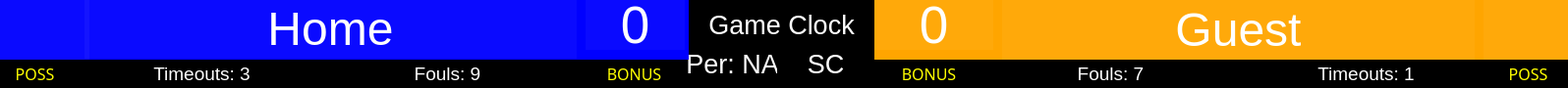
<?xml version="1.0" encoding="UTF-8"?>
<ui version="4.0">
 <class>ScoreBug</class>
 <widget class="QMainWindow" name="ScoreBug">
  <property name="geometry">
   <rect>
    <x>0</x>
    <y>0</y>
    <width>1596</width>
    <height>90</height>
   </rect>
  </property>
  <property name="minimumSize">
   <size>
    <width>1596</width>
    <height>90</height>
   </size>
  </property>
  <property name="maximumSize">
   <size>
    <width>1596</width>
    <height>90</height>
   </size>
  </property>
  <property name="windowTitle">
   <string>MainWindow</string>
  </property>
  <property name="styleSheet">
   <string notr="true">background-color: black;</string>
  </property>
  <widget class="QWidget" name="centralwidget">
   <widget class="QLabel" name="homeName">
    <property name="geometry">
     <rect>
      <x>86</x>
      <y>-1</y>
      <width>501</width>
      <height>61</height>
     </rect>
    </property>
    <property name="font">
     <font>
      <pointsize>36</pointsize>
     </font>
    </property>
    <property name="autoFillBackground">
     <bool>false</bool>
    </property>
    <property name="styleSheet">
     <string>color: white; background-color: rgba(255, 255, 255, 10);</string>
    </property>
    <property name="text">
     <string>Home</string>
    </property>
    <property name="alignment">
     <set>Qt::AlignCenter</set>
    </property>
   </widget>
   <widget class="QLabel" name="mainClock">
    <property name="geometry">
     <rect>
      <x>710</x>
      <y>10</y>
      <width>171</width>
      <height>31</height>
     </rect>
    </property>
    <property name="font">
     <font>
      <pointsize>20</pointsize>
     </font>
    </property>
    <property name="styleSheet">
     <string notr="true">color: white;</string>
    </property>
    <property name="text">
     <string>Game Clock</string>
    </property>
    <property name="textFormat">
     <enum>Qt::PlainText</enum>
    </property>
    <property name="alignment">
     <set>Qt::AlignCenter</set>
    </property>
   </widget>
   <widget class="QLabel" name="guestName">
    <property name="geometry">
     <rect>
      <x>1020</x>
      <y>0</y>
      <width>481</width>
      <height>61</height>
     </rect>
    </property>
    <property name="font">
     <font>
      <pointsize>36</pointsize>
     </font>
    </property>
    <property name="styleSheet">
     <string notr="true">color: white; background-color: rgba(255, 255, 255, 10);</string>
    </property>
    <property name="text">
     <string>Guest</string>
    </property>
    <property name="alignment">
     <set>Qt::AlignCenter</set>
    </property>
   </widget>
   <widget class="QLabel" name="shotClock">
    <property name="geometry">
     <rect>
      <x>800</x>
      <y>50</y>
      <width>81</width>
      <height>31</height>
     </rect>
    </property>
    <property name="font">
     <font>
      <pointsize>20</pointsize>
     </font>
    </property>
    <property name="styleSheet">
     <string notr="true">color: white;</string>
    </property>
    <property name="text">
     <string>SC</string>
    </property>
    <property name="alignment">
     <set>Qt::AlignCenter</set>
    </property>
   </widget>
   <widget class="QLabel" name="period">
    <property name="geometry">
     <rect>
      <x>700</x>
      <y>50</y>
      <width>91</width>
      <height>31</height>
     </rect>
    </property>
    <property name="font">
     <font>
      <pointsize>20</pointsize>
     </font>
    </property>
    <property name="styleSheet">
     <string>color: white;</string>
    </property>
    <property name="text">
     <string>Per: NA</string>
    </property>
    <property name="alignment">
     <set>Qt::AlignCenter</set>
    </property>
   </widget>
   <widget class="QLabel" name="homeScore">
    <property name="geometry">
     <rect>
      <x>596</x>
      <y>0</y>
      <width>101</width>
      <height>51</height>
     </rect>
    </property>
    <property name="font">
     <font>
      <pointsize>40</pointsize>
     </font>
    </property>
    <property name="autoFillBackground">
     <bool>false</bool>
    </property>
    <property name="styleSheet">
     <string notr="true">color: white; background-color: rgba(255, 255, 255, 10);</string>
    </property>
    <property name="text">
     <string>0</string>
    </property>
    <property name="alignment">
     <set>Qt::AlignCenter</set>
    </property>
   </widget>
   <widget class="QLabel" name="guestScore">
    <property name="geometry">
     <rect>
      <x>890</x>
      <y>0</y>
      <width>121</width>
      <height>51</height>
     </rect>
    </property>
    <property name="font">
     <font>
      <pointsize>40</pointsize>
     </font>
    </property>
    <property name="styleSheet">
     <string notr="true">color: white; background-color: rgba(255, 255, 255, 10);</string>
    </property>
    <property name="text">
     <string>0</string>
    </property>
    <property name="alignment">
     <set>Qt::AlignCenter</set>
    </property>
   </widget>
   <widget class="QLabel" name="guestColor">
    <property name="geometry">
     <rect>
      <x>890</x>
      <y>0</y>
      <width>711</width>
      <height>61</height>
     </rect>
    </property>
    <property name="styleSheet">
     <string notr="true">background-color: orange;</string>
    </property>
    <property name="text">
     <string/>
    </property>
   </widget>
   <widget class="QLabel" name="homeColor">
    <property name="geometry">
     <rect>
      <x>0</x>
      <y>0</y>
      <width>701</width>
      <height>61</height>
     </rect>
    </property>
    <property name="styleSheet">
     <string notr="true">color: white; background-color:blue;</string>
    </property>
    <property name="text">
     <string/>
    </property>
   </widget>
   <widget class="QLabel" name="homeTOL">
    <property name="geometry">
     <rect>
      <x>80</x>
      <y>60</y>
      <width>251</width>
      <height>31</height>
     </rect>
    </property>
    <property name="font">
     <font>
      <pointsize>14</pointsize>
     </font>
    </property>
    <property name="styleSheet">
     <string notr="true">color: white; background-color: black</string>
    </property>
    <property name="text">
     <string>Timeouts: 3</string>
    </property>
    <property name="alignment">
     <set>Qt::AlignCenter</set>
    </property>
   </widget>
   <widget class="QLabel" name="homeFouls">
    <property name="geometry">
     <rect>
      <x>320</x>
      <y>60</y>
      <width>271</width>
      <height>31</height>
     </rect>
    </property>
    <property name="font">
     <font>
      <pointsize>14</pointsize>
     </font>
    </property>
    <property name="styleSheet">
     <string notr="true">color: white; background-color: black</string>
    </property>
    <property name="text">
     <string>Fouls: 9</string>
    </property>
    <property name="alignment">
     <set>Qt::AlignCenter</set>
    </property>
   </widget>
   <widget class="QLabel" name="guestFouls">
    <property name="geometry">
     <rect>
      <x>990</x>
      <y>60</y>
      <width>281</width>
      <height>31</height>
     </rect>
    </property>
    <property name="font">
     <font>
      <pointsize>14</pointsize>
     </font>
    </property>
    <property name="styleSheet">
     <string notr="true">color: white; background-color: black</string>
    </property>
    <property name="text">
     <string>Fouls: 7</string>
    </property>
    <property name="alignment">
     <set>Qt::AlignCenter</set>
    </property>
   </widget>
   <widget class="QLabel" name="guestTOL">
    <property name="geometry">
     <rect>
      <x>1260</x>
      <y>60</y>
      <width>261</width>
      <height>31</height>
     </rect>
    </property>
    <property name="font">
     <font>
      <pointsize>14</pointsize>
     </font>
    </property>
    <property name="styleSheet">
     <string notr="true">color: white; background-color: black</string>
    </property>
    <property name="text">
     <string>Timeouts: 1</string>
    </property>
    <property name="alignment">
     <set>Qt::AlignCenter</set>
    </property>
   </widget>
   <widget class="QLabel" name="guestLogo">
    <property name="geometry">
     <rect>
      <x>1510</x>
      <y>0</y>
      <width>91</width>
      <height>61</height>
     </rect>
    </property>
    <property name="styleSheet">
     <string notr="true">background-color: rgba(255, 255, 255, 10);</string>
    </property>
    <property name="text">
     <string/>
    </property>
    <property name="textFormat">
     <enum>Qt::AutoText</enum>
    </property>
    <property name="scaledContents">
     <bool>true</bool>
    </property>
    <property name="alignment">
     <set>Qt::AlignCenter</set>
    </property>
   </widget>
   <widget class="QLabel" name="homeLogo">
    <property name="geometry">
     <rect>
      <x>0</x>
      <y>0</y>
      <width>91</width>
      <height>61</height>
     </rect>
    </property>
    <property name="styleSheet">
     <string notr="true">background-color: rgba(255, 255, 255, 10);</string>
    </property>
    <property name="text">
     <string/>
    </property>
    <property name="textFormat">
     <enum>Qt::AutoText</enum>
    </property>
    <property name="scaledContents">
     <bool>true</bool>
    </property>
    <property name="alignment">
     <set>Qt::AlignCenter</set>
    </property>
   </widget>
   <widget class="QLabel" name="homeBonus">
    <property name="geometry">
     <rect>
      <x>590</x>
      <y>60</y>
      <width>111</width>
      <height>31</height>
     </rect>
    </property>
    <property name="font">
     <font>
      <family>Segoe UI Semibold</family>
      <pointsize>12</pointsize>
     </font>
    </property>
    <property name="styleSheet">
     <string notr="true">color: yellow; background-color: black</string>
    </property>
    <property name="text">
     <string>BONUS</string>
    </property>
    <property name="alignment">
     <set>Qt::AlignCenter</set>
    </property>
   </widget>
   <widget class="QLabel" name="guestBonus">
    <property name="geometry">
     <rect>
      <x>890</x>
      <y>60</y>
      <width>111</width>
      <height>31</height>
     </rect>
    </property>
    <property name="font">
     <font>
      <family>Segoe UI Semibold</family>
      <pointsize>12</pointsize>
     </font>
    </property>
    <property name="styleSheet">
     <string notr="true">color: yellow; background-color: black</string>
    </property>
    <property name="text">
     <string>BONUS</string>
    </property>
    <property name="alignment">
     <set>Qt::AlignCenter</set>
    </property>
   </widget>
   <widget class="QLabel" name="homePoss">
    <property name="geometry">
     <rect>
      <x>-20</x>
      <y>60</y>
      <width>111</width>
      <height>31</height>
     </rect>
    </property>
    <property name="font">
     <font>
      <family>Segoe UI Semibold</family>
      <pointsize>12</pointsize>
     </font>
    </property>
    <property name="styleSheet">
     <string notr="true">color: yellow; background-color: black</string>
    </property>
    <property name="text">
     <string>POSS</string>
    </property>
    <property name="alignment">
     <set>Qt::AlignCenter</set>
    </property>
   </widget>
   <widget class="QLabel" name="guestPoss">
    <property name="geometry">
     <rect>
      <x>1500</x>
      <y>60</y>
      <width>111</width>
      <height>31</height>
     </rect>
    </property>
    <property name="font">
     <font>
      <family>Segoe UI Semibold</family>
      <pointsize>12</pointsize>
     </font>
    </property>
    <property name="styleSheet">
     <string notr="true">color: yellow; background-color: black</string>
    </property>
    <property name="text">
     <string>POSS</string>
    </property>
    <property name="alignment">
     <set>Qt::AlignCenter</set>
    </property>
   </widget>
   <zorder>guestTOL</zorder>
   <zorder>guestPoss</zorder>
   <zorder>homePoss</zorder>
   <zorder>guestBonus</zorder>
   <zorder>homeBonus</zorder>
   <zorder>guestFouls</zorder>
   <zorder>homeTOL</zorder>
   <zorder>homeFouls</zorder>
   <zorder>period</zorder>
   <zorder>shotClock</zorder>
   <zorder>mainClock</zorder>
   <zorder>homeColor</zorder>
   <zorder>guestColor</zorder>
   <zorder>homeScore</zorder>
   <zorder>homeLogo</zorder>
   <zorder>guestLogo</zorder>
   <zorder>guestName</zorder>
   <zorder>homeName</zorder>
   <zorder>guestScore</zorder>
  </widget>
  <widget class="QMenuBar" name="menubar">
   <property name="enabled">
    <bool>false</bool>
   </property>
   <property name="geometry">
    <rect>
     <x>0</x>
     <y>0</y>
     <width>1596</width>
     <height>21</height>
    </rect>
   </property>
  </widget>
 </widget>
 <resources/>
 <connections/>
</ui>
